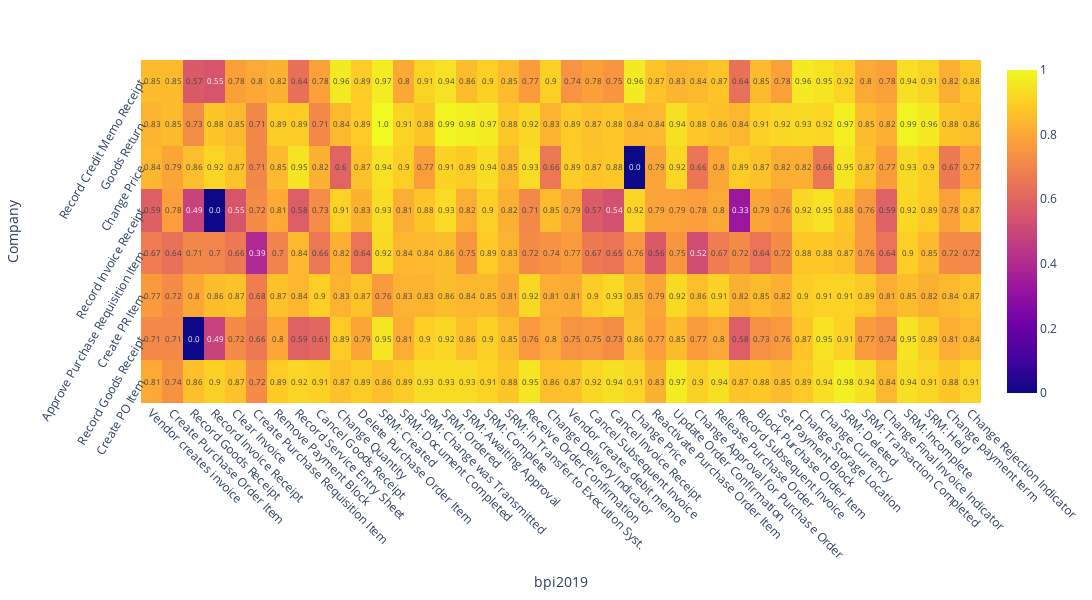

Source (notebook cell):
### Code cell
distance_st = Encoding.calculate_embedding_distance(embedding_target_st, embedding_source_st, target_act, source_act)
l2_dis_fig_st = plot_distance_heatmap(distance_st, target_act, source_act, "L2 distance between event embedding with SentenceBERT")

### Figure 1 — Plotly figure (JSON) as saved in the notebook; plotly's stock layout.template omitted (floating-point values rounded to 4 significant figures; data arrays with more than 128 entries replaced by an {"elided": "..."} marker saying what was removed)
{"data": [{"hoverinfo": "x+y+z", "text": {"elided": "8x40 str values"}, "texttemplate": "%{text}", "type": "heatmap", "x": ["Vendor creates invoice", "Create Purchase Order Item", "Record Goods Receipt", "Record Invoice Receipt", "Clear Invoice", "Create Purchase Requisition Item", "Remove Payment Block", "Record Service Entry Sheet", "Cancel Goods Receipt", "Change Quantity", "Delete Purchase Order Item", "SRM: Created", "SRM: Document Completed", "SRM: Change was Transmitted", "SRM: Ordered", "SRM: Awaiting Approval", "SRM: Complete", "SRM: In Transfer to Execution Syst.", "Receive Order Confirmation", "Change Delivery Indicator", "Vendor creates debit memo", "Cancel Subsequent Invoice", "Cancel Invoice Receipt", "Change Price", "Reactivate Purchase Order Item", "Update Order Confirmation", "Change Approval for Purchase Order", "Release Purchase Order", "Record Subsequent Invoice", "Block Purchase Order Item", "Set Payment Block", "Change Storage Location", "Change Currency", "SRM: Deleted", "SRM: Transaction Completed", "Change Final Invoice Indicator", "SRM: Incomplete", "SRM: Held", "Change payment term", "Change Rejection Indicator"], "y": ["Create PO Item", "Record Goods Receipt", "Create PR Item", "Approve Purchase Requisition Item", "Record Invoice Receipt", "Change Price", "Goods Return", "Record Credit Memo Receipt"], "z": {"elided": "8x40 float values"}}], "layout": {"height": 600, "legend": {"font": {"color": "black", "family": "sans-serif", "size": 12}, "traceorder": "normal", "x": 1, "y": 0.8}, "margin": {"b": 30, "l": 50, "r": 100, "t": 60}, "plot_bgcolor": "rgba(0, 0, 0, 0)", "title": {"text": ""}, "width": 1200, "xaxis": {"autorange": true, "range": [-0.5, 39.5], "tickangle": 45, "title": {"text": "bpi2019"}, "type": "category"}, "yaxis": {"autorange": true, "range": [-0.5, 7.5], "tickangle": -60, "title": {"text": "Company"}, "type": "category"}}}
